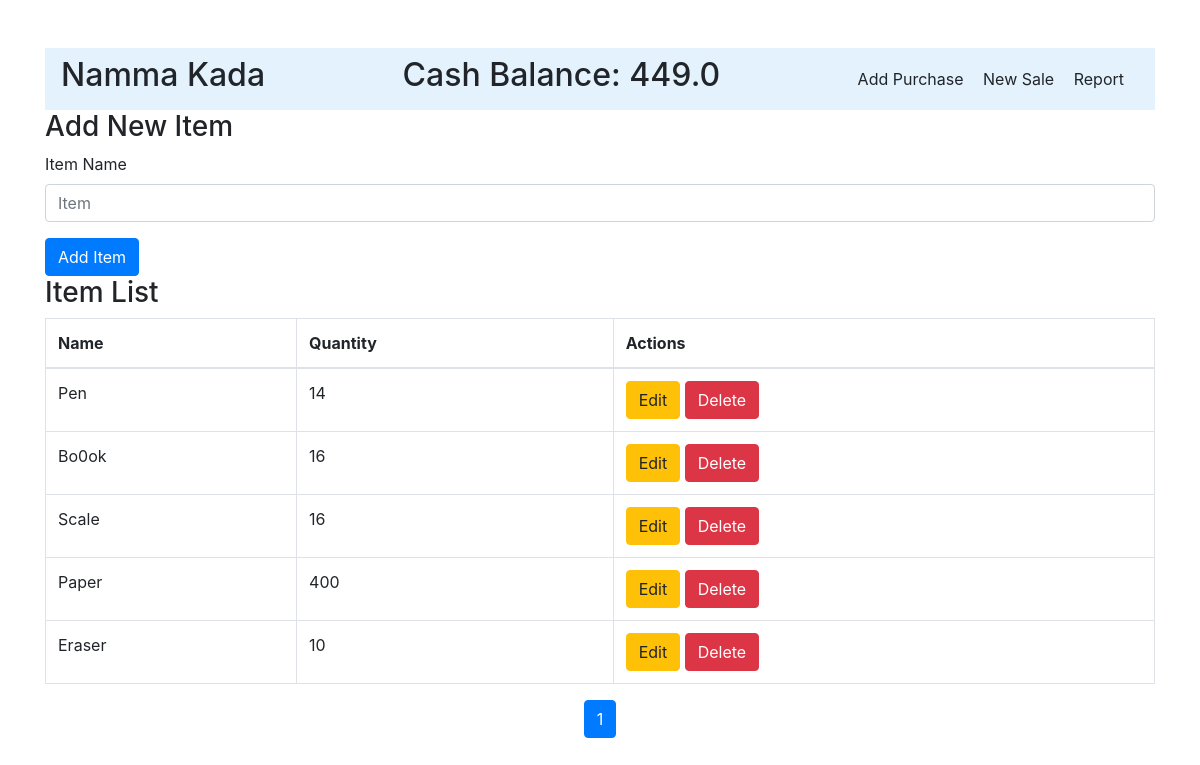
The app's page /, older data.
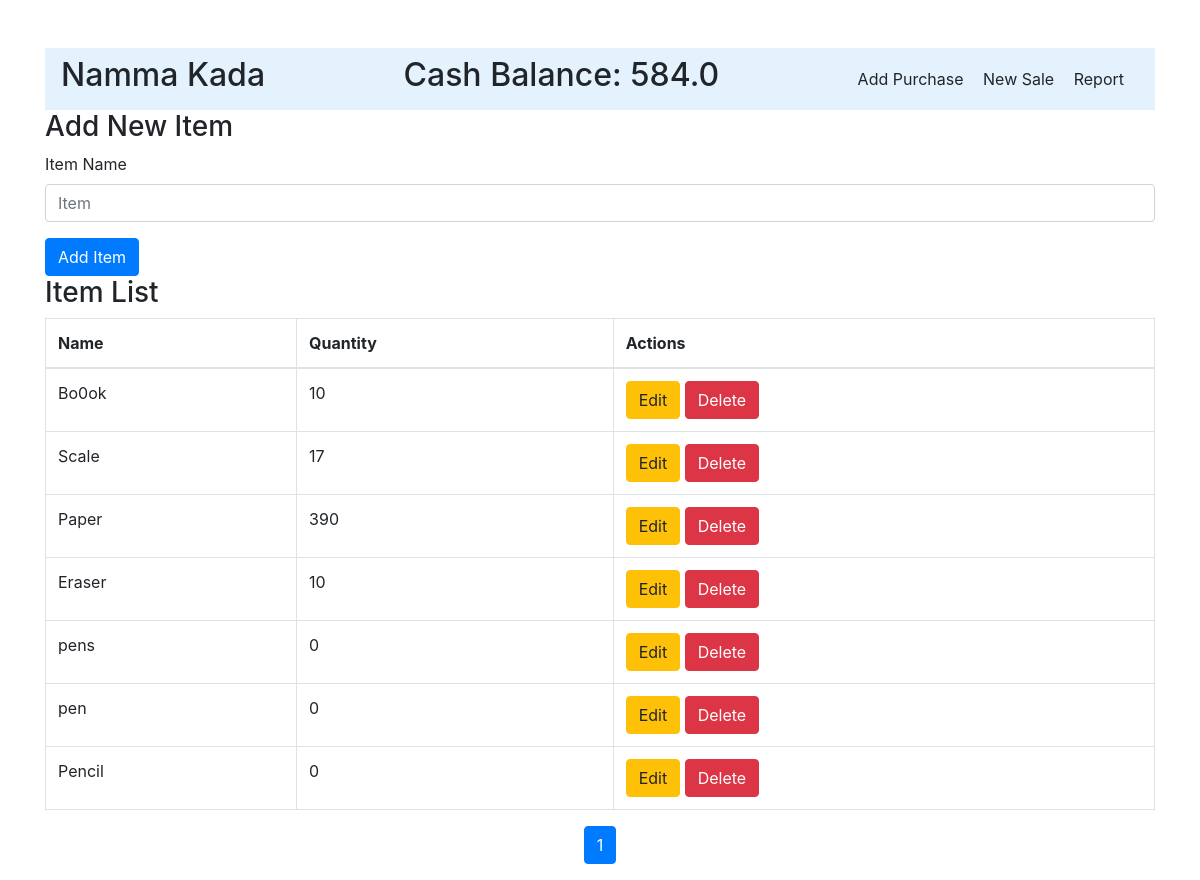
The same page, newer data.
### main.py (models this page shows)
class Company(db.Model):
    id = db.Column(db.Integer, primary_key=True)
    company_name = db.Column(db.String(128))
    cash_balance = db.Column(db.Float, default = 1000)

class Item(db.Model):
    id = db.Column(db.Integer, primary_key = True)
    item_name = db.Column(db.String(128))
    qty = db.Column(db.Integer, default = 0)

### main.py (the view, shortened to what this page needs)
@app.route('/', methods=['GET', 'POST'])
def item_view():
    if request.method == 'GET':
        page = request.args.get('page', 1, type=int)
        items = Item.query.paginate(page=page, per_page=10)
        return render_template('itempage.html', items=items, company=Company.query.first())

### templates/itempage.html (shortened to what this page needs)
<!DOCTYPE html>
<html lang="en">
<head>
    <link rel="stylesheet" href="https://stackpath.bootstrapcdn.com/bootstrap/4.5.2/css/bootstrap.min.css">
</head>
<body class="container mt-5">
    <header>
        <nav class="navbar" style="background-color: #e3f2fd">
            <h2 class="company">{{ company.company_name }}</h2>
            <h2 class="cash-balance">Cash Balance: {{ company.cash_balance }}</h2>
            <div class="nav-links">
                <a href="{{ url_for('purchase_view') }}" style="text-decoration: none; color: inherit; margin-right: 15px;">Add Purchase</a>
                <a href="{{ url_for('sales_view') }}" style="text-decoration: none; color: inherit; margin-right: 15px;">New Sale</a>
                <a href="{{ url_for('report_view') }}" style="text-decoration: none; color: inherit; margin-right: 15px;">Report</a>
            </div>
        </nav>
    </header>
    <form action="{{ url_for('item_view') }}" method="POST">
        <h3>Add New Item</h3>
        <div class="form-group">
            <label for="item_name">Item Name</label>
            <input type="text" id="item_name" name="item_name" class="form-control" placeholder="Item">
        </div>
        <button type="submit" class="btn btn-primary">Add Item</button>
    </form>
    <h3>Item List</h3>
    <table class="table table-bordered">
        <thead>
            <tr>
                <th>Name</th>
                <th>Quantity</th>
                <th>Actions</th>
            </tr>
        </thead>
        <tbody>
            {% for item in items.items %}
            <tr>
                <td>{{ item.item_name }}</td>
                <td>{{ item.qty }}</td>
                <td>
                    <button type="button" class="btn btn-warning" data-toggle="modal" data-target="#editModal"
                            data-item-id="{{ item.id }}" data-item-name="{{ item.item_name }}">
                        Edit
                    </button>
                    <form action="{{ url_for('item_view') }}" method="POST" style="display:inline;" onsubmit="return confirm('Are you sure you want to delete this item?')">
                        <button type="submit" class="btn btn-danger">Delete</button>
                    </form>
                </td>
            </tr>
            {% endfor %}
        </tbody>
    </table>
    <nav aria-label="Page navigation">
        <ul class="pagination justify-content-center">
            {% for page_num in items.iter_pages() %}
                {% if page_num %}
                    <li class="page-item {% if page_num == items.page %}active{% endif %}">
                        <a class="page-link" href="{{ url_for(request.endpoint, page=page_num) }}">{{ page_num }}</a>
                    </li>
                {% else %}
                    <li class="page-item disabled"><span class="page-link">…</span></li>
                {% endif %}
            {% endfor %}
        </ul>
    </nav>
</body>
</html>

Row changes from the older to the newer data that the page shows:
removed Item: item_name "Pen", qty "14"
changed Company "Namma Kada": cash_balance "449.0" → "584.0"
changed Item "Bo0ok": qty "16" → "10"
changed Item "Scale": qty "16" → "17"
changed Item "Paper": qty "400" → "390"
added Item: item_name "pens", qty "0"
added Item: item_name "pen", qty "0"
added Item: item_name "Pencil", qty "0"
